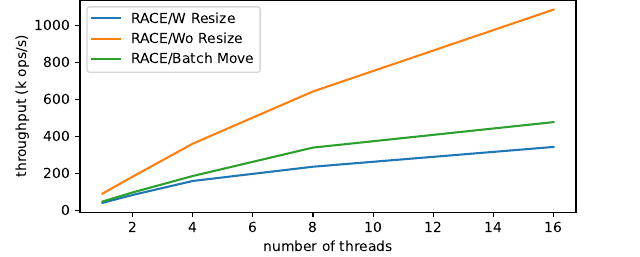

This figure's Python source:
import matplotlib.pyplot as plt

x = [1, 2, 4, 8, 16]
race_y = [40.37,82.85,158.59,235.78,342.83]
race_batch_y = [47.32, 96.54, 185.45, 339.28, 477.19]
no_split_y = [90.43, 181.76, 360.54, 643.12, 1085.98]

plt.figure(figsize=(6.4, 2.56))
# plt.subplots_adjust(wspace=0.1, top=.1,left=.1,right=.99, bottom=.05)
plt.subplots_adjust(top=1,bottom=.17)
plt.plot(x, race_y, label="RACE/W Resize")
plt.plot(x, no_split_y, label="RACE/Wo Resize")
plt.plot(x, race_batch_y, label="RACE/Batch Move")
plt.xlabel("number of threads")
plt.ylabel("throughput (k ops/s)")
# plt.title("Insert Performance Comparison")
plt.legend()
plt.savefig(f'race-throughput.pdf', format='pdf')
plt.show()

